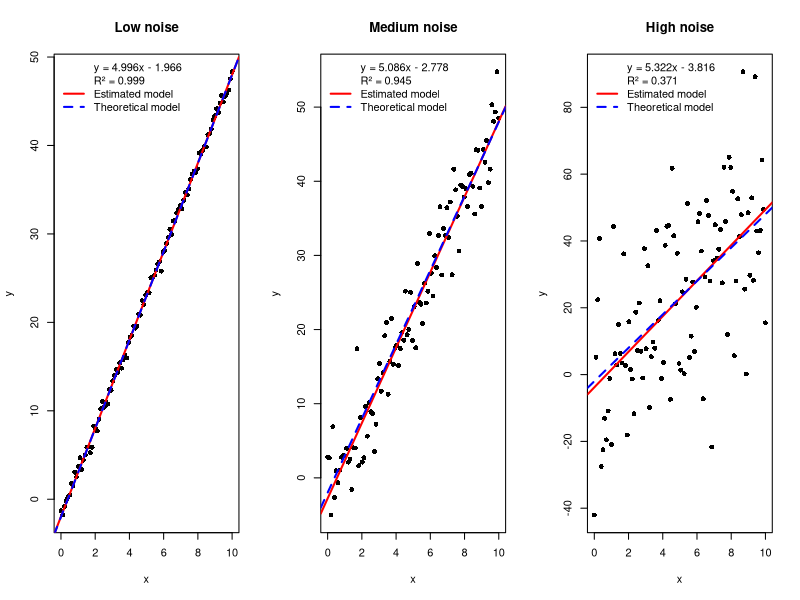

This figure's R source:
## ---- chunk 1
set.seed(42) # to make results reproducible

# creating 3 dataset  x with
x <- seq(0, 10, length.out = 100)

# known slope and intercept 
true_slope <- 5
true_intercept <- -2

# 3 levels of random noise: low(0.5), medium(4), high(10)
y_low <- true_intercept + true_slope*x + rnorm(100, mean=0, sd=0.5)
y_medium <- true_intercept + true_slope*x + rnorm(100, mean=0, sd=4)
y_high <- true_intercept + true_slope*x + rnorm(100, mean=0, sd=20)

data_low <- data.frame(x, y=y_low)
data_medium <- data.frame(x, y=y_medium)
data_high <- data.frame(x, y=y_high)
## ---- chunk 2
#| message: true
#| warning: false
#| include: false
#setting up linear regression models for each dataset
model_low <- lm(y ~ x, data=data_low)
model_medium <- lm(y ~ x, data=data_medium)
model_high <- lm(y ~ x, data=data_high)
## ---- chunk 3
#| paged-print: true
# summarizing the results of each model
summary(model_low)
summary(model_medium)
summary(model_high)

## ---- chunk 4
#| label: Plot the model
#| echo: false

par(mfrow = c(1,3))  # Set up a 1x3 plotting area

# ==========================
# Low noise
# ==========================

plot(y ~ x,
     data = data_low,
     main = "Low noise",
     pch = 16)

# Regression line
abline(model_low,
       col = "red",
       lwd = 2)

# Theoretical model
abline(a = -2,
       b = 5,
       col = "blue",
       lwd = 2,
       lty = 2)

eq_low <- paste0(
  "y = ",
  round(coef(model_low)[2], 3),
  "x ",
  ifelse(coef(model_low)[1] >= 0, "+ ", "- "),
  abs(round(coef(model_low)[1], 3))
)

legend("topleft",
       legend = c(
         eq_low,
         paste("R² =", round(summary(model_low)$r.squared, 3)),
         "Estimated model",
         "Theoretical model"
       ),
       col = c(NA, NA, "red", "blue"),
       lty = c(NA, NA, 1, 2),
       lwd = c(NA, NA, 2, 2),
       bty = "n")

# ==========================
# Medium noise
# ==========================

plot(y ~ x,
     data = data_medium,
     main = "Medium noise",
     pch = 16)

abline(model_medium,
       col = "red",
       lwd = 2)

abline(a = -2,
       b = 5,
       col = "blue",
       lwd = 2,
       lty = 2)

eq_medium <- paste0(
  "y = ",
  round(coef(model_medium)[2], 3),
  "x ",
  ifelse(coef(model_medium)[1] >= 0, "+ ", "- "),
  abs(round(coef(model_medium)[1], 3))
)

legend("topleft",
       legend = c(
         eq_medium,
         paste("R² =", round(summary(model_medium)$r.squared, 3)),
         "Estimated model",
         "Theoretical model"
       ),
       col = c(NA, NA, "red", "blue"),
       lty = c(NA, NA, 1, 2),
       lwd = c(NA, NA, 2, 2),
       bty = "n")

# ==========================
# High noise
# ==========================

plot(y ~ x,
     data = data_high,
     main = "High noise",
     pch = 16)

abline(model_high,
       col = "red",
       lwd = 2)

abline(a = -2,
       b = 5,
       col = "blue",
       lwd = 2,
       lty = 2)

eq_high <- paste0(
  "y = ",
  round(coef(model_high)[2], 3),
  "x ",
  ifelse(coef(model_high)[1] >= 0, "+ ", "- "),
  abs(round(coef(model_high)[1], 3))
)

legend("topleft",
       legend = c(
         eq_high,
         paste("R² =", round(summary(model_high)$r.squared, 3)),
         "Estimated model",
         "Theoretical model"
       ),
       col = c(NA, NA, "red", "blue"),
       lty = c(NA, NA, 1, 2),
       lwd = c(NA, NA, 2, 2),
       bty = "n")

## ---- chunk 5
set.seed(42)

# Known slope and intercept
true_slope <- -2
true_intercept <- 5

# Number of observations
n <- 10000

# stocking  in a vector
x <- seq(0, 10, length.out = n)

# Niveaux de bruit testés
noise_levels <- seq(1, 20, by = 1)

# Nombre de répétitions
n_sim <- 100

# Dataframe to stock
results <- data.frame()

#loop through each noise level and perform linear regression
for (noise in noise_levels) {

  for (i in 1:n_sim) {

    # generating data with random noise
    y <- true_intercept +
         true_slope * x +
         rnorm(n, mean = 0, sd = noise)

    # Regression
    model <- lm(y ~ x)

    # statistics of the model
    intercept <- coef(model)[1]
    slope <- coef(model)[2]

    r2 <- summary(model)$r.squared
    rse <- summary(model)$sigma

    results <- rbind(
      results,
      data.frame(
        Noise = noise,
        Intercept = intercept,
        Slope = slope,
        R2 = r2,
        RSE = rse
      )
    )
  }
}

# Results summary
summary_results <- aggregate(
  cbind(Intercept, Slope, R2, RSE) ~ Noise,
  data = results,
  FUN = mean
)

print(summary_results)
